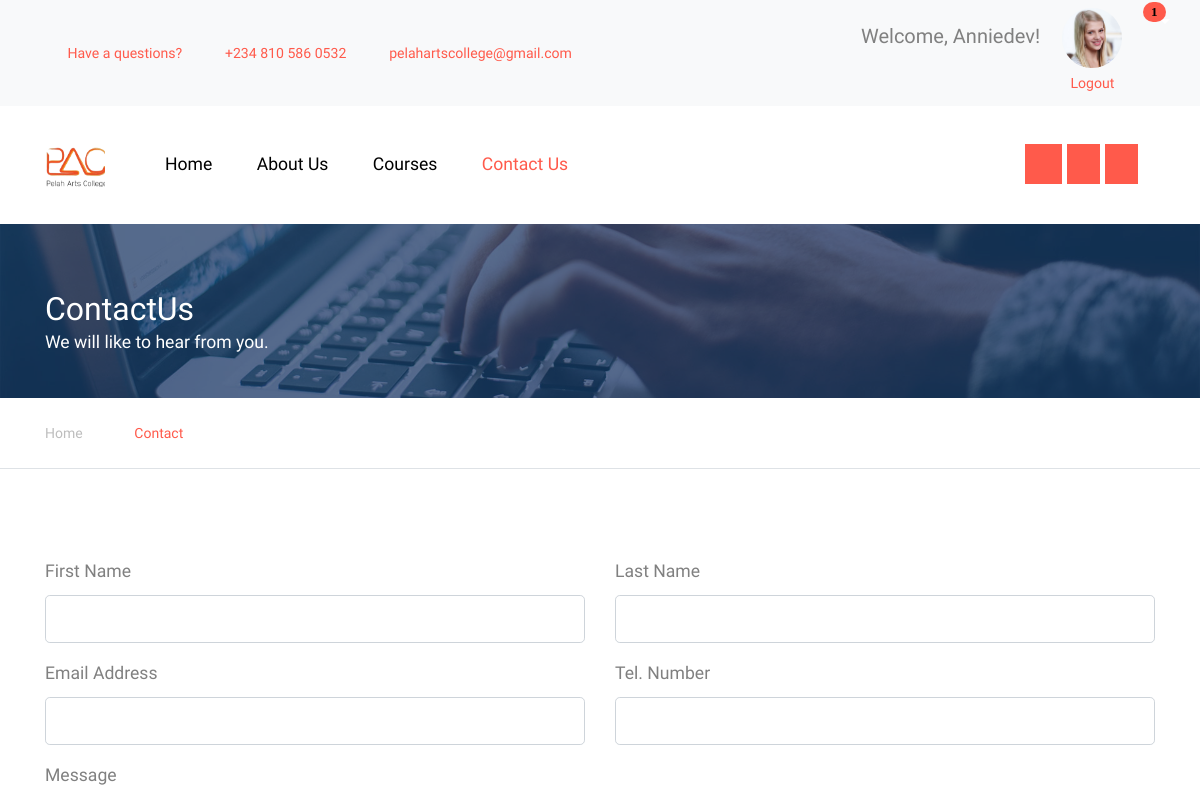
Page /contact (signed in, upper part) on the earlier database version.
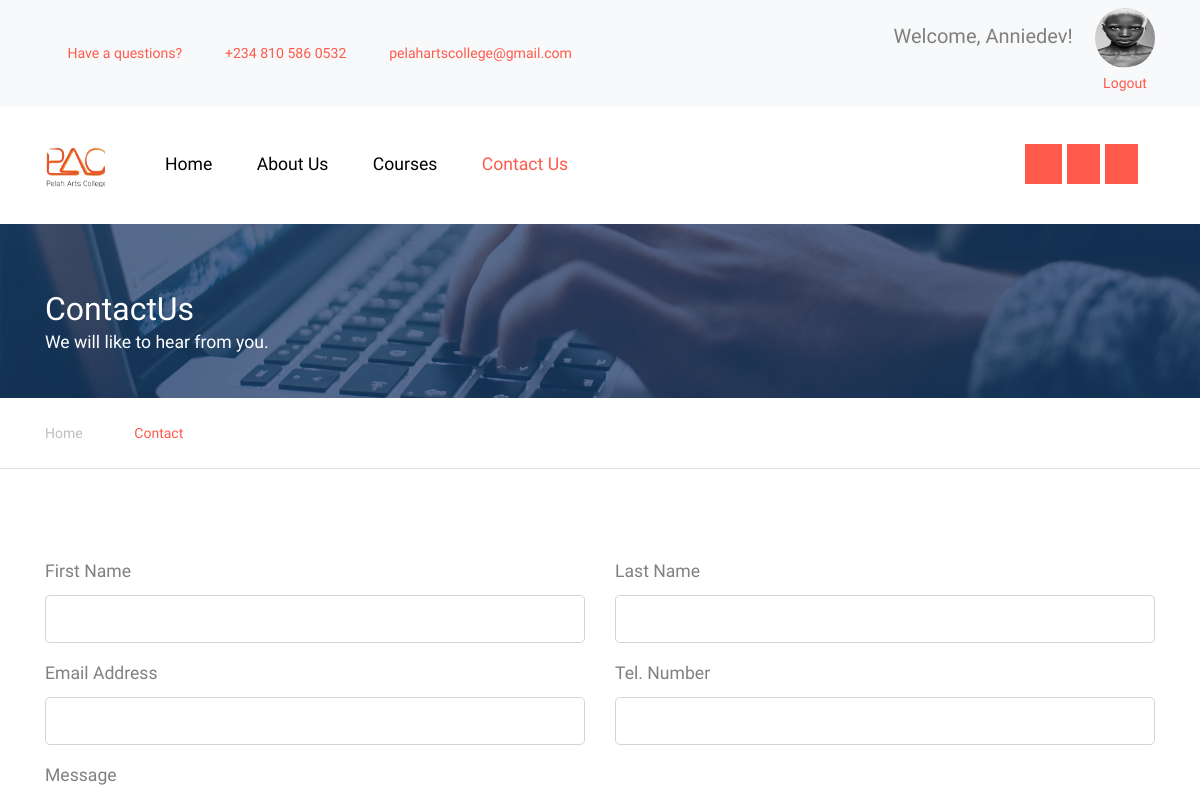
Same page on the later database version.
### model.py (models this page shows)
class Student(db.Model):
    id = db.Column(db.Integer, primary_key=True)
    firstname = db.Column(db.String(150))
    lastname = db.Column(db.String(150))
    middlename = db.Column(db.String(150))
    phone_number = db.Column(db.String(20))
    house_address = db.Column(db.String(200))
    profile_image = db.Column(db.String(150), nullable=False)
    user_id = db.Column(db.Integer, db.ForeignKey('user.id'))
    user = db.relationship('User', back_populates='student_profile')
    courses = db.relationship('Course', backref='student', lazy=True)
    payments = db.relationship('Payment', back_populates='student')

### main.py (the view)
@app.route('/contact', methods=['GET', 'POST'])
def contact():
    return render_template('contact.html')

### main.py (called while the page is built)
@login_manager.user_loader
def load_user(user_id):
    return User.query.get(int(user_id))

@app.context_processor
def inject_cart_count():
    cart_count = 0
    if current_user.is_authenticated:
        cart_count = Cart.query.filter_by(user_id=current_user.id).count()
    return dict(cart_count=cart_count)

@app.before_request
def before_request():
    if current_user.is_authenticated:
        g.cart_count = Cart.query.filter_by(user_id=current_user.id).count()
        g.cart_items = Cart.query.filter_by(user_id=current_user.id).all()
    else:
        g.cart_count = 0
        g.cart_items = []

### templates/contact.html (shortened to what the changed rows need)
<!DOCTYPE html>
<html lang="en">
<head>
  <link rel="stylesheet" href="{{ url_for('static', filename='css/bootstrap.min.css') }}">
  <link rel="stylesheet" href="{{ url_for('static', filename='css/jquery-ui.css') }}">
  <link rel="stylesheet" href="{{ url_for('static', filename='css/owl.carousel.min.css') }}">
  <link rel="stylesheet" href="{{ url_for('static', filename='css/owl.theme.default.min.css') }}">
  <link rel="stylesheet" href="{{ url_for('static', filename='css/jquery.fancybox.min.css') }}">
  <link rel="stylesheet" href="{{ url_for('static', filename='css/bootstrap-datepicker.css') }}">
  <link rel="stylesheet" href="{{ url_for('static', filename='fonts/flaticon/font/flaticon.css') }}">
  <link rel="stylesheet" href="{{ url_for('static', filename='css/jquery.mb.YTPlayer.min.css') }}" media="all" type="text/css">
  <link rel="stylesheet" href="{{ url_for('static', filename='css/style.css') }}">
  <link rel="stylesheet" href="{{ url_for('static', filename='fonts/icomoon/style.css') }}">
</head>
<body data-spy="scroll" data-target=".site-navbar-target" data-offset="300">
  <div class="site-wrap">
    <div class="py-2 bg-light">
      <div class="container">
        <div class="row align-items-center">
          <div class="col-lg-4 text-right">
            <div class="row">
                <div class="col">
                    {% if current_user.is_authenticated %}
                        <div class="user-info">
                            <h2 class="small mr-2" style="font-size: 20px; display: inline;">Welcome, {{ current_user.username }}!</h2>
                            {% if current_user.student_profile and current_user.student_profile.profile_image %}
                                <img src="{{ url_for('static', filename='uploads/' + current_user.student_profile.profile_image) }}" alt="Profile Image" class="img-fluid" style="width: 60px; border-radius: 50%; margin-left: 10px; height: 60px;">
                            {% endif %}
                        </div>
                    {% else %}
                        <a href="{{ url_for('auth.login') }}" class="small mr-2"><span class="icon-unlock-alt"></span> Log In</a>
                        <a href="{{ url_for('auth.register') }}" class="small btn btn-danger px-4 py-2 rounded-0"><span class="icon-users"></span> Register</a>
                    {% endif %}
                </div>
                <div class="dropdown">
                    {% if g.cart_count > 0 %}
                        <a href="#" class="dropdown-toggle" id="cartDropdown" data-toggle="dropdown" aria-haspopup="true" aria-expanded="false" style="color: #fff;">
                            <span class="icon-shopping-cart" style="position: relative; color: #000; width: 100px;">
                                <span class="badge badge-pill custom-badge" style="position: absolute; top: -10px; right: -10px; width: fit-content; height: fit-content; background-color: #ff5a4b;">
                                    {{ g.cart_count }}
                                </span>
                            </span>
                        </a>
                    {% endif %}
                </div>
            </div>
          </div>
        </div>
      </div>
    </div>
    <div class="site-section ftco-subscribe-1 site-blocks-cover pb-4" style="background-image: url('{{ url_for('static', filename='images/bg_1.jpg') }}')">
        <div class="container">
          <div class="row align-items-end">
            <div class="col-lg-7">
              <h2 class="mb-0">ContactUs</h2>
            </div>
          </div>
        </div>
    </div>
  </div>
</body>
</html>

Differences in the rows shown:
changed Student: profile_image: a different picture
Other differences:
{{ g.cart_count }}: "1" → (not shown)
